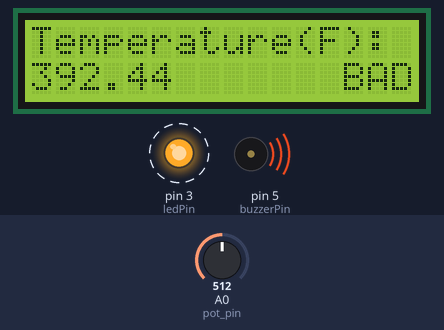
The sketch below on a simulated Arduino Uno, built with avr-gcc and run on an emulated ATmega328P. Shown: 16×2 character LCD, output pins drawn as LEDs (lit = HIGH), buzzer (waves = sounding). Dashed ring = blinking. The inputs (shaded band) are chosen by the test bench; at power-on: A0 (pot_pin) = 512.

Above: at 0.99 s.
1.3 s: A0 (pot_pin) set to 716
At 2.08 s:
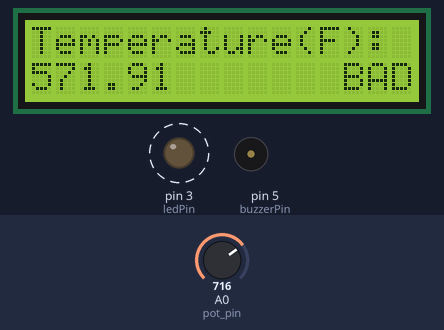
3.0 s: A0 (pot_pin) set to 900
At 3.9 s:
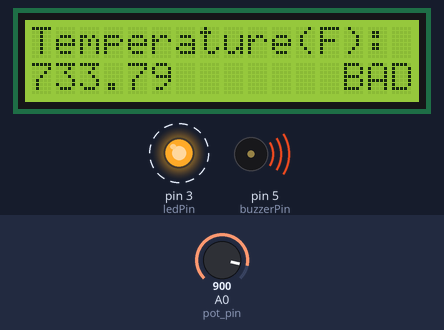
5.2 s: A0 (pot_pin) set to 1023
At 6.08 s:
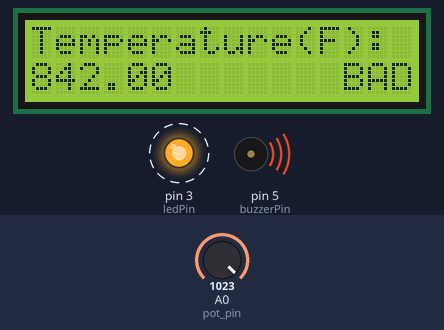
Timing chart, 0 to 13.4 s (numbered marks = the images above; inputs shaded):
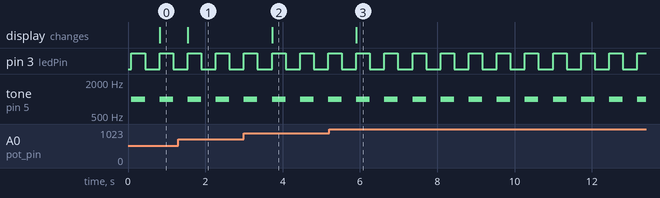

Measured:
- after the input at 1.3 s, the display: changes after 0.24 s (image 1)
- after the input at 3.0 s, the display: changes after 0.73 s (image 2)
- after the input at 5.2 s, the display: changes after 0.71 s (image 3)
- by itself, pin 3 (ledPin): alternates HIGH for 0.35 s and LOW for 0.38 s
- by itself, tone on pin 5 (buzzerPin): alternates 1000 Hz for 0.35 s and silent for 0.38 s

The sketch:

main.ino
```cpp
#include <Wire.h>
#include <LiquidCrystal_I2C.h>
LiquidCrystal_I2C lcd(0x27,16,2);
int pot_pin = A0;
int pot_value;
float Voltage;
float tempc;
float tempf;
int ledPin = 3;  // Pin for the red LED
int buzzerPin = 5; // Pin for the piezo buzzer
int tempPin = A0;
float highTemp = 75.0;
float lowTemp = 70.0;
float sensorValue;

void setup()
{
  lcd.init();
  pinMode(ledPin, OUTPUT);
  pinMode(buzzerPin, OUTPUT);
  Serial.begin(900);
}

void loop()
{
  pot_value = analogRead(pot_pin);
  Voltage = (pot_value/1023.0)*5;
  tempc = (Voltage-0.5)*100;
  tempf = (tempc*1.8)+32;
  lcd.backlight();
  lcd.setCursor(0,0);
  lcd.print("Temperature(F):");
  lcd.setCursor(0,1);
  lcd.print(tempf);
  lcd.setCursor(12,1);
  lcd.print("GOOD");
    if ((tempf > highTemp) || (tempf < lowTemp)) {
      while ((tempf > highTemp) || (tempf < lowTemp)) {
        digitalWrite(ledPin, HIGH);
        tone(buzzerPin, 1000);

        delay(350);

        digitalWrite(ledPin, LOW);
        noTone(buzzerPin);

        delay(350);
        pot_value = analogRead(pot_pin);
        Voltage = (pot_value/1023.0)*5;
        tempc = (Voltage-0.5)*100;
        tempf = (tempc*1.8)+32;
        lcd.backlight();
        lcd.setCursor(0,0);
        lcd.print("Temperature(F):");
        lcd.setCursor(0,1);
        lcd.print(tempf);
        lcd.setCursor(12,1);
        lcd.print(" BAD");
      }
  }
  delay(350);
}
```
